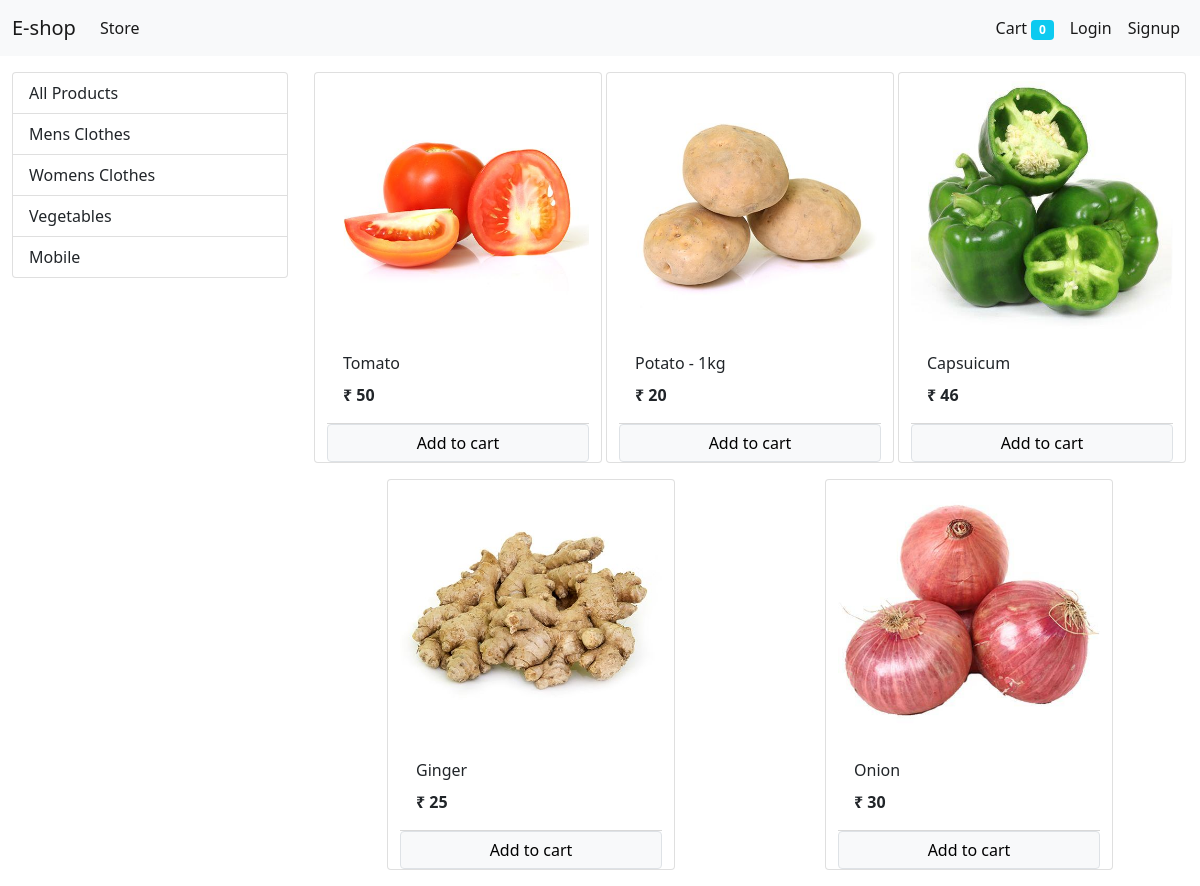
Screenshot of /?category=3 with the database file from the repository.
### store/models.py (models this page shows, shortened)
class Category(models.Model):
    name = models.CharField(max_length=20)
    class Meta:
        db_table = "category"
    @staticmethod
    def get_all_categories():
        return Category.objects.all()

class Product(models.Model):
    name = models.CharField(max_length=50)
    price = models.IntegerField(default=0)
    category = models.ForeignKey(Category, on_delete=models.CASCADE,default=1)
    description = models.CharField(max_length=200, default="")
    image = models.ImageField(upload_to='uploads/products/')
    class Meta:
        app_label = "store"
        db_table = "product"
    @staticmethod
    def get_product_by_id(category_id):
        if category_id:
            return Product.objects.filter(category = category_id)
        else:
            return Product.objects.all()

### store/views/index.py (the view, shortened to what this page needs)
# urls.py: path('', index.Index.as_view(), name='homepage'),
class Index(View):
    def get(self, request):
        cart = request.session.get('cart')
        if not cart:
            request.session['cart'] = {}
        all_products = None
        all_categories = Category.get_all_categories()
        category_id = request.GET.get('category')
        if category_id:
            all_products = Product.get_product_by_id(category_id)
        else:
            all_products = Product.get_all_products()
        data = {}
        data['products'] = all_products
        data['categories'] = all_categories
        print(request.session.get("customer_email"))
        return render(request, 'index.html', data)

### store/templatetags/cart.py (called while the page is built)
@register.filter(name='is_in_cart')
def is_in_cart(product  , cart):
    keys = cart.keys()
    for id in keys:
        if int(id) == product.id:
            return True
    return False

### store/templatetags/custom_filter.py (called while the page is built)
@register.filter(name="currency")
def currency(number):
    return "₹ " + str(number)

### store/templates/index.html (shortened to what this page needs)
{% extends 'base.html' %}
{% block content %}
{% load cart %}
{% load custom_filter %}
<div class="container-fluid mt-3">
    <div class="row">
        <div class="col-lg-3 mx-auto">
            <div class="list-group">
                <a href="/" class="list-group-item list-group-item-action">All Products</a>
                {% for category in categories %}
                <a href="/?category={{category.id}}"
                    class="list-group-item list-group-item-action">{{category.name}}</a>
                {% endfor %}
            </div>
        </div>
        <div id="products" class="col-lg-9 mx-auto">
            <div class="row mx-auto">
                {% for product in products %}
                <div class="card mx-auto mb-3" id={{product.id}} style="width: 18rem;">
                    <img class="card-img-top" src="{{product.image.url}}" alt="Card image cap">
                    <div class="card-body">
                        <p class="card-title">{{product.name}}</p>
                        <p class="card-text"><b>{{product.price|currency}}</b></p>
                    </div>
                    {% if product|is_in_cart:request.session.cart %}
                    <div class="row">
                        <form action="/#{{product.id}}" method="POST" class="col-2">
                            {% csrf_token %}
                            <input type="text" hidden name="product" id="" value="{{product.id}}">
                            <input type="text" hidden name="remove" id="" value="True">
                            <input type="submit" class="btn btn-block btn-secondary" value=" - ">
                        </form>
                        <div class="text-center col">{{product|cart_quantity:request.session.cart}} in cart</div>
                        <form action="/#{{product.id}}" method="POST" class="col-2">
                            {% csrf_token %}
                            <input type="text" hidden name="product" id="" value="{{product.id}}">
                            <input type="submit" class="btn btn-block btn-secondary" value=" + ">
                        </form>
                    </div>
                    {% else %}
                    <form action="/#{{product.id}}" method="POST" class="btn-block">
                        <input type="submit" class="btn btn-light border form-control" value="Add to cart">
                    </form>
                    {% endif %}
                </div>
                {%endfor%}
            </div>
        </div>
    </div>
</div>
{% endblock %}

### rows the page displays
Category: name "Mens Clothes"
Category: name "Womens Clothes"
Category: name "Vegetables"
Category: name "Mobile"
Product: image (picture), name "Tomato", price "₹ 50"
Product: image (picture), name "Potato - 1kg", price "₹ 20"
Product: image (picture), name "Capsuicum", price "₹ 46"
Product: image (picture), name "Ginger", price "₹ 25"
Product: image (picture), name "Onion", price "₹ 30"

### other values shown
{{ request.session.cart.keys|length }} "0"
